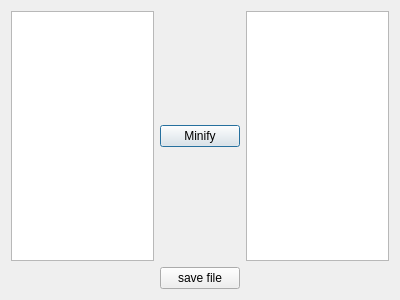
<?xml version="1.0" encoding="UTF-8"?>
<ui version="4.0">
 <class>minify</class>
 <widget class="QDialog" name="minify">
  <property name="geometry">
   <rect>
    <x>0</x>
    <y>0</y>
    <width>400</width>
    <height>300</height>
   </rect>
  </property>
  <property name="windowTitle">
   <string>Dialog</string>
  </property>
  <layout class="QGridLayout" name="gridLayout">
   <item row="0" column="1">
    <widget class="QPushButton" name="pushButton">
     <property name="text">
      <string>Minify</string>
     </property>
    </widget>
   </item>
   <item row="0" column="0">
    <widget class="QPlainTextEdit" name="plainTextEdit"/>
   </item>
   <item row="0" column="2">
    <widget class="QPlainTextEdit" name="plainTextEdit_2"/>
   </item>
   <item row="1" column="1">
    <widget class="QPushButton" name="pushButton_2">
     <property name="text">
      <string>save file</string>
     </property>
    </widget>
   </item>
  </layout>
 </widget>
 <resources/>
 <connections/>
</ui>
